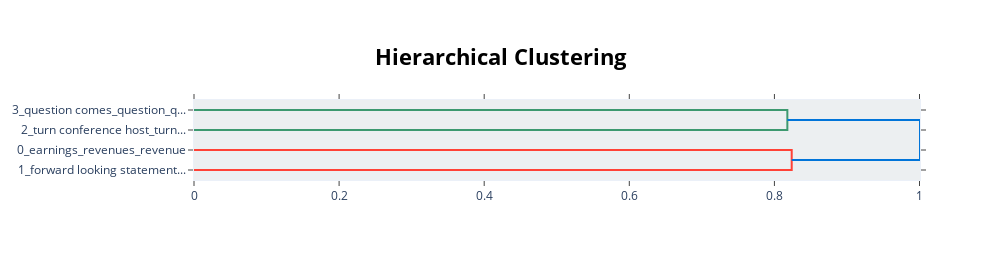

Notebook code for this chart:
### Code cell
topic_model.visualize_hierarchy()

### Figure 1 — Plotly figure (JSON) as saved in the notebook; plotly's stock layout.template omitted (floating-point values rounded to 4 significant figures)
{"data": [{"hoverinfo": "text", "marker": {"color": "rgb(61,153,112)"}, "mode": "lines", "type": "scatter", "x": [0, 0.8178, 0.8178, 0], "xaxis": "x", "y": [-5, -5, -15, -15], "yaxis": "y"}, {"hoverinfo": "text", "marker": {"color": "rgb(255,65,54)"}, "mode": "lines", "type": "scatter", "x": [0, 0.8239, 0.8239, 0], "xaxis": "x", "y": [-25, -25, -35, -35], "yaxis": "y"}, {"hoverinfo": "text", "marker": {"color": "rgb(0,116,217)"}, "mode": "lines", "type": "scatter", "x": [0.8178, 1.001, 1.001, 0.8239], "xaxis": "x", "y": [-10, -10, -30, -30], "yaxis": "y"}], "layout": {"autosize": false, "height": 260, "hoverlabel": {"bgcolor": "white", "font": {"family": "Rockwell", "size": 16}}, "hovermode": "closest", "plot_bgcolor": "#ECEFF1", "showlegend": false, "title": {"font": {"color": "Black", "size": 22}, "text": "<b>Hierarchical Clustering</b>", "x": 0.5, "xanchor": "center", "yanchor": "top"}, "width": 1000, "xaxis": {"mirror": "allticks", "rangemode": "tozero", "showgrid": false, "showline": true, "showticklabels": true, "ticks": "outside", "type": "linear", "zeroline": false}, "yaxis": {"mirror": "allticks", "range": [-40, 0], "rangemode": "tozero", "showgrid": false, "showline": true, "showticklabels": true, "tickmode": "array", "ticks": "outside", "ticktext": ["3_question comes_question_q...", "2_turn conference host_turn...", "0_earnings_revenues_revenue", "1_forward looking statement..."], "tickvals": [-5, -15, -25, -35], "type": "linear", "zeroline": false}}}
